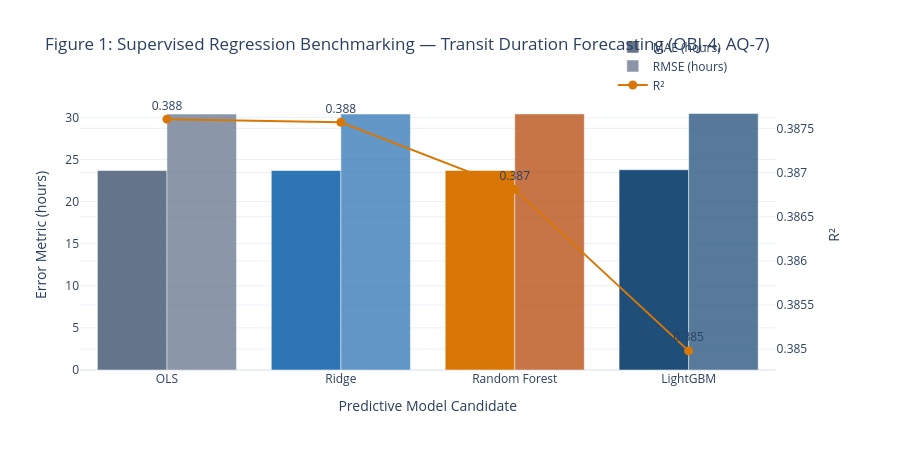
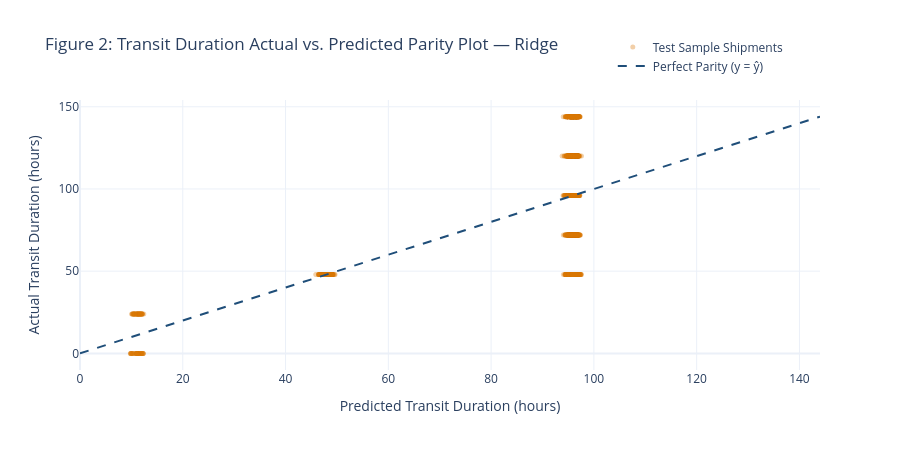
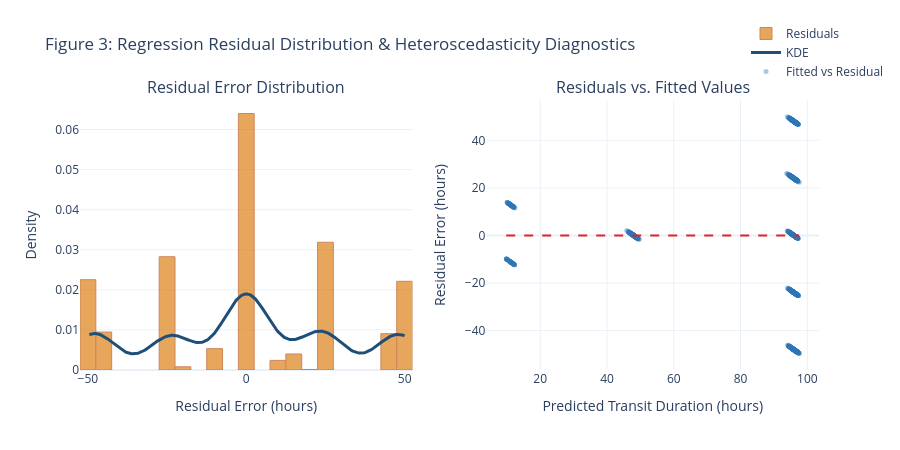
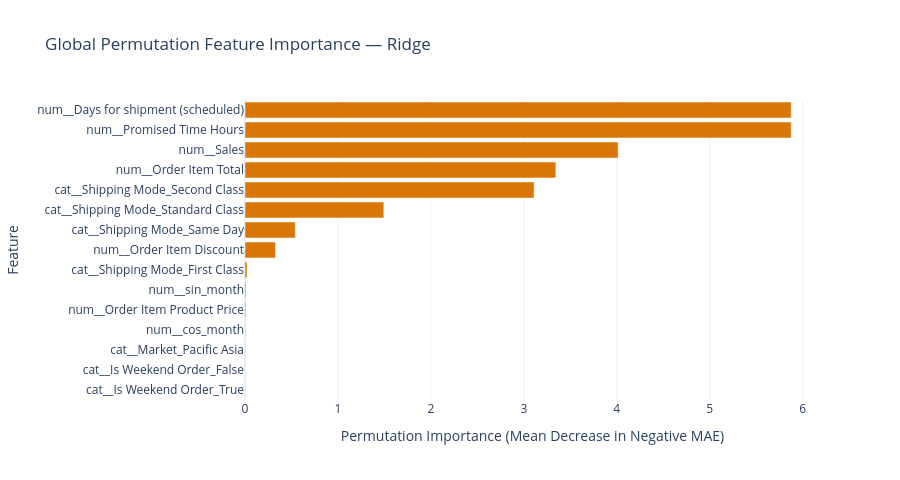

Notebook cell for these charts, in order:
### Markdown cell above
### 7.3 Publication Figures 1–4: Regression Visual Portfolio

This section generates the four required regression visualizations from the executed chronological regression workflow.

Model selection is based on validation-horizon MAE after chronological hyperparameter tuning. The held-out test partition is then used once for final out-of-sample prediction and visualization.

The visual portfolio contains:

- **Figure 1:** Regression Model Performance Comparison across MAE, RMSE, and R².
- **Figure 2:** Transit Duration Actual vs. Predicted Parity Plot.
- **Figure 3:** Regression Residual Distribution with KDE and Residuals vs. Fitted Values.
- **Figure 4:** Global Permutation Feature Importance ranking the top operational transit drivers.

All plotted values are generated from executed model predictions. No performance values, prediction values, or feature-importance values are hardcoded.

### Code cell
# Figure 1: Regression Model Performance Comparison


fig1 = make_subplots(
    rows=1,
    cols=1,
    specs=[[{"secondary_y": True}]]
)


model_names = reg_results_df["Model"]


fig1.add_trace(
    go.Bar(
        x=model_names,
        y=reg_results_df["MAE (hours)"],
        name="MAE (hours)",
        marker_color=[
            COLOR_SLATE_GREY,
            COLOR_STEEL_BLUE,
            COLOR_ORANGE_PRIMARY,
            COLOR_NAVY_PRIMARY
        ]
    ),
    secondary_y=False
)


fig1.add_trace(
    go.Bar(
        x=model_names,
        y=reg_results_df["RMSE (hours)"],
        name="RMSE (hours)",
        marker_color=[
            COLOR_SLATE_GREY,
            COLOR_STEEL_BLUE,
            COLOR_ORANGE_DARK,
            COLOR_NAVY_PRIMARY
        ],
        opacity=0.75
    ),
    secondary_y=False
)


fig1.add_trace(
    go.Scatter(
        x=model_names,
        y=reg_results_df["R² Score"],
        mode="markers+lines+text",
        name="R²",
        text=reg_results_df["R² Score"].round(3),
        textposition="top center",
        marker=dict(
            color=COLOR_ORANGE_PRIMARY,
            size=9
        ),
        line=dict(
            color=COLOR_ORANGE_PRIMARY,
            width=2
        )
    ),
    secondary_y=True
)


fig1.update_layout(
    title="Figure 1: Supervised Regression Benchmarking — Transit Duration Forecasting (OBJ-4, AQ-7)",
    xaxis_title="Predictive Model Candidate",
    barmode="group",
    template="plotly_white",
    height=450,
    legend=dict(
    x=0.72,
    y=1.25,
    xanchor="left",
    yanchor="top"
    )
)


fig1.update_yaxes(
    title_text="Error Metric (hours)",
    secondary_y=False
)


fig1.update_yaxes(
    title_text="R²",
    secondary_y=True
)


fig1.show()


# Figure 2: Parity Plot (Actual vs Predicted Transit Duration)


parity_sample_size = min(1500, len(y_reg_test))


parity_indices = np.linspace(
    0,
    len(y_reg_test) - 1,
    num=parity_sample_size,
    dtype=int
)


parity_predicted = best_y_pred_reg[parity_indices]
parity_actual = y_reg_test[parity_indices]


min_val = min(
    np.min(parity_predicted),
    np.min(parity_actual)
)


max_val = max(
    np.max(parity_predicted),
    np.max(parity_actual)
)


fig2 = go.Figure()


fig2.add_trace(
    go.Scatter(
        x=parity_predicted,
        y=parity_actual,
        mode="markers",
        marker=dict(
            color=COLOR_ORANGE_PRIMARY,
            opacity=0.35,
            size=5
        ),
        name="Test Sample Shipments"
    )
)


fig2.add_trace(
    go.Scatter(
        x=[min_val, max_val],
        y=[min_val, max_val],
        mode="lines",
        line=dict(
            color=COLOR_NAVY_PRIMARY,
            dash="dash",
            width=2
        ),
        name="Perfect Parity (y = ŷ)"
    )
)


fig2.update_layout(
    title=f"Figure 2: Transit Duration Actual vs. Predicted Parity Plot — {best_reg_name}",
    xaxis_title="Predicted Transit Duration (hours)",
    yaxis_title="Actual Transit Duration (hours)",
    template="plotly_white",
    height=450,
    legend=dict(
    x=0.72,
    y=1.25,
    xanchor="left",
    yanchor="top"
    )
)


fig2.show()


# Figure 3: Regression Residual Distribution & Heteroscedasticity Diagnostics


from scipy.stats import gaussian_kde


residuals_test = y_reg_test - best_y_pred_reg


residual_sample = residuals_test[parity_indices]
fitted_sample = best_y_pred_reg[parity_indices]


kde_x = np.linspace(
    np.min(residual_sample),
    np.max(residual_sample),
    300
)


kde_estimator = gaussian_kde(residual_sample)
kde_y = kde_estimator(kde_x)


fig3 = make_subplots(
    rows=1,
    cols=2,
    subplot_titles=(
        "Residual Error Distribution",
        "Residuals vs. Fitted Values"
    )
)


fig3.add_trace(
    go.Histogram(
        x=residual_sample,
        nbinsx=40,
        histnorm="probability density",
        marker_color=COLOR_ORANGE_PRIMARY,
        marker_line=dict(
            color=COLOR_ORANGE_DARK,
            width=1
        ),
        opacity=0.65,
        name="Residuals"
    ),
    row=1,
    col=1
)


fig3.add_trace(
    go.Scatter(
        x=kde_x,
        y=kde_y,
        mode="lines",
        line=dict(
            color=COLOR_NAVY_PRIMARY,
            width=3
        ),
        name="KDE"
    ),
    row=1,
    col=1
)


fig3.add_trace(
    go.Scatter(
        x=fitted_sample,
        y=residual_sample,
        mode="markers",
        marker=dict(
            color=COLOR_STEEL_BLUE,
            opacity=0.4,
            size=5
        ),
        name="Fitted vs Residual"
    ),
    row=1,
    col=2
)


fig3.add_shape(
    type="line",
    x0=np.min(fitted_sample),
    x1=np.max(fitted_sample),
    y0=0,
    y1=0,
    line=dict(
        color=COLOR_CRIMSON_RED,
        dash="dash",
        width=2
    ),
    row=1,
    col=2
)


fig3.update_layout(
    title="Figure 3: Regression Residual Distribution & Heteroscedasticity Diagnostics",
    template="plotly_white",
    height=450,
    showlegend=True,
    legend=dict(
    x=0.9,
    y=1.3,
    xanchor="left",
    yanchor="top"
    )
)


fig3.update_xaxes(
    title_text="Residual Error (hours)",
    row=1,
    col=1
)


fig3.update_yaxes(
    title_text="Density",
    row=1,
    col=1
)


fig3.update_xaxes(
    title_text="Predicted Transit Duration (hours)",
    row=1,
    col=2
)


fig3.update_yaxes(
    title_text="Residual Error (hours)",
    row=1,
    col=2
)


fig3.show()


# Figure 4: Global Permutation Feature Importance


from sklearn.inspection import permutation_importance


permutation_sample_size = min(5000, len(y_reg_test))


permutation_indices = np.linspace(
    0,
    len(y_reg_test) - 1,
    num=permutation_sample_size,
    dtype=int
)


X_permutation = X_test[permutation_indices]
y_permutation = y_reg_test[permutation_indices]


fitted_regression_estimator = best_reg_model.named_steps["model"]


permutation_result = permutation_importance(
    fitted_regression_estimator,
    X_permutation,
    y_permutation,
    scoring="neg_mean_absolute_error",
    n_repeats=5,
    random_state=RANDOM_SEED,
    n_jobs=-1
)


feature_names = (
    production_preprocessing_pipeline
    .named_steps["column_preprocessing"]
    .get_feature_names_out()
)


assert len(feature_names) == X_test.shape[1], (
    f"Feature-name count {len(feature_names)} "
    f"does not match transformed test-matrix width {X_test.shape[1]}"
)


assert len(feature_names) == permutation_result.importances_mean.shape[0], (
    f"Feature-name count {len(feature_names)} "
    f"does not match permutation-importance width "
    f"{permutation_result.importances_mean.shape[0]}"
)


permutation_importance_df = pd.DataFrame({
    "Feature": feature_names,
    "Importance": permutation_result.importances_mean
}).sort_values(
    "Importance",
    ascending=False
).reset_index(drop=True)


top_permutation_features = permutation_importance_df.head(15)


fig4 = go.Figure()


fig4.add_trace(
    go.Bar(
        x=top_permutation_features["Importance"],
        y=top_permutation_features["Feature"],
        orientation="h",
        marker_color=COLOR_ORANGE_PRIMARY,
        name="Permutation Importance"
    )
)


fig4.update_layout(
    title=f"Global Permutation Feature Importance — {best_reg_name}",
    xaxis_title="Permutation Importance (Mean Decrease in Negative MAE)",
    yaxis_title="Feature",
    template="plotly_white",
    height=480,
    showlegend=False,
    yaxis=dict(
        autorange="reversed"
    )
)


fig4.show()

### Figure 1 — Plotly figure (JSON) as saved in the notebook; plotly's stock layout.template omitted (floating-point values rounded to 4 significant figures)
{"data": [{"marker": {"color": ["#64748B", "#2E75B6", "#D97706", "#1F4E79"]}, "name": "MAE (hours)", "type": "bar", "x": ["OLS", "Ridge", "Random Forest", "LightGBM"], "xaxis": "x", "y": [23.68, 23.68, 23.69, 23.77], "yaxis": "y"}, {"marker": {"color": ["#64748B", "#2E75B6", "#B54708", "#1F4E79"]}, "name": "RMSE (hours)", "opacity": 0.75, "type": "bar", "x": ["OLS", "Ridge", "Random Forest", "LightGBM"], "xaxis": "x", "y": [30.39, 30.39, 30.41, 30.45], "yaxis": "y"}, {"line": {"color": "#D97706", "width": 2}, "marker": {"color": "#D97706", "size": 9}, "mode": "markers+lines+text", "name": "R²", "text": [0.388, 0.388, 0.387, 0.385], "textposition": "top center", "type": "scatter", "x": ["OLS", "Ridge", "Random Forest", "LightGBM"], "xaxis": "x", "y": [0.3876, 0.3876, 0.3868, 0.385], "yaxis": "y2"}], "layout": {"barmode": "group", "height": 450, "legend": {"x": 0.72, "xanchor": "left", "y": 1.25, "yanchor": "top"}, "title": {"text": "Figure 1: Supervised Regression Benchmarking — Transit Duration Forecasting (OBJ-4, AQ-7)"}, "xaxis": {"anchor": "y", "domain": [0, 0.94], "title": {"text": "Predictive Model Candidate"}}, "yaxis": {"anchor": "x", "domain": [0, 1], "title": {"text": "Error Metric (hours)"}}, "yaxis2": {"anchor": "x", "overlaying": "y", "side": "right", "title": {"text": "R²"}}}}

### Figure 2 — Plotly figure (JSON) as saved in the notebook; plotly's stock layout.template omitted (floating-point values rounded to 4 significant figures; data arrays with more than 128 entries replaced by an {"elided": "..."} marker saying what was removed)
{"data": [{"marker": {"color": "#D97706", "opacity": 0.35, "size": 5}, "mode": "markers", "name": "Test Sample Shipments", "type": "scatter", "x": {"elided": "1500 float values"}, "y": {"elided": "1500 float values"}}, {"line": {"color": "#1F4E79", "dash": "dash", "width": 2}, "mode": "lines", "name": "Perfect Parity (y = ŷ)", "type": "scatter", "x": [0, 144], "y": [0, 144]}], "layout": {"height": 450, "legend": {"x": 0.72, "xanchor": "left", "y": 1.25, "yanchor": "top"}, "title": {"text": "Figure 2: Transit Duration Actual vs. Predicted Parity Plot — Ridge"}, "xaxis": {"title": {"text": "Predicted Transit Duration (hours)"}}, "yaxis": {"title": {"text": "Actual Transit Duration (hours)"}}}}

### Figure 3 — Plotly figure (JSON) as saved in the notebook; plotly's stock layout.template omitted (floating-point values rounded to 4 significant figures; data arrays with more than 128 entries replaced by an {"elided": "..."} marker saying what was removed)
{"data": [{"histnorm": "probability density", "marker": {"color": "#D97706", "line": {"color": "#B54708", "width": 1}}, "name": "Residuals", "nbinsx": 40, "opacity": 0.65, "type": "histogram", "x": {"elided": "1500 float values"}, "xaxis": "x", "yaxis": "y"}, {"line": {"color": "#1F4E79", "width": 3}, "mode": "lines", "name": "KDE", "type": "scatter", "x": {"elided": "300 float values"}, "xaxis": "x", "y": {"elided": "300 float values"}, "yaxis": "y"}, {"marker": {"color": "#2E75B6", "opacity": 0.4, "size": 5}, "mode": "markers", "name": "Fitted vs Residual", "type": "scatter", "x": {"elided": "1500 float values"}, "xaxis": "x2", "y": {"elided": "1500 float values"}, "yaxis": "y2"}], "layout": {"annotations": [{"font": {"size": 16}, "showarrow": false, "text": "Residual Error Distribution", "x": 0.225, "xanchor": "center", "xref": "paper", "y": 1, "yanchor": "bottom", "yref": "paper"}, {"font": {"size": 16}, "showarrow": false, "text": "Residuals vs. Fitted Values", "x": 0.775, "xanchor": "center", "xref": "paper", "y": 1, "yanchor": "bottom", "yref": "paper"}], "height": 450, "legend": {"x": 0.9, "xanchor": "left", "y": 1.3, "yanchor": "top"}, "shapes": [{"line": {"color": "#DC2626", "dash": "dash", "width": 2}, "type": "line", "x0": 9.81, "x1": 97.58, "xref": "x2", "y0": 0, "y1": 0, "yref": "y2"}], "showlegend": true, "title": {"text": "Figure 3: Regression Residual Distribution & Heteroscedasticity Diagnostics"}, "xaxis": {"anchor": "y", "domain": [0, 0.45], "title": {"text": "Residual Error (hours)"}}, "xaxis2": {"anchor": "y2", "domain": [0.55, 1], "title": {"text": "Predicted Transit Duration (hours)"}}, "yaxis": {"anchor": "x", "domain": [0, 1], "title": {"text": "Density"}}, "yaxis2": {"anchor": "x2", "domain": [0, 1], "title": {"text": "Residual Error (hours)"}}}}

### Figure 4 — Plotly figure (JSON) as saved in the notebook; plotly's stock layout.template omitted (floating-point values rounded to 4 significant figures)
{"data": [{"marker": {"color": "#D97706"}, "name": "Permutation Importance", "orientation": "h", "type": "bar", "x": [5.877, 5.877, 4.014, 3.344, 3.11, 1.494, 0.541, 0.3287, 0.02182, 0.0104, 0.008929, 0.004792, 0.003479, 0.002861, 0.002861], "y": ["num__Days for shipment (scheduled)", "num__Promised Time Hours", "num__Sales", "num__Order Item Total", "cat__Shipping Mode_Second Class", "cat__Shipping Mode_Standard Class", "cat__Shipping Mode_Same Day", "num__Order Item Discount", "cat__Shipping Mode_First Class", "num__sin_month", "num__Order Item Product Price", "num__cos_month", "cat__Market_Pacific Asia", "cat__Is Weekend Order_False", "cat__Is Weekend Order_True"]}], "layout": {"height": 480, "showlegend": false, "title": {"text": "Global Permutation Feature Importance — Ridge"}, "xaxis": {"title": {"text": "Permutation Importance (Mean Decrease in Negative MAE)"}}, "yaxis": {"autorange": "reversed", "title": {"text": "Feature"}}}}
